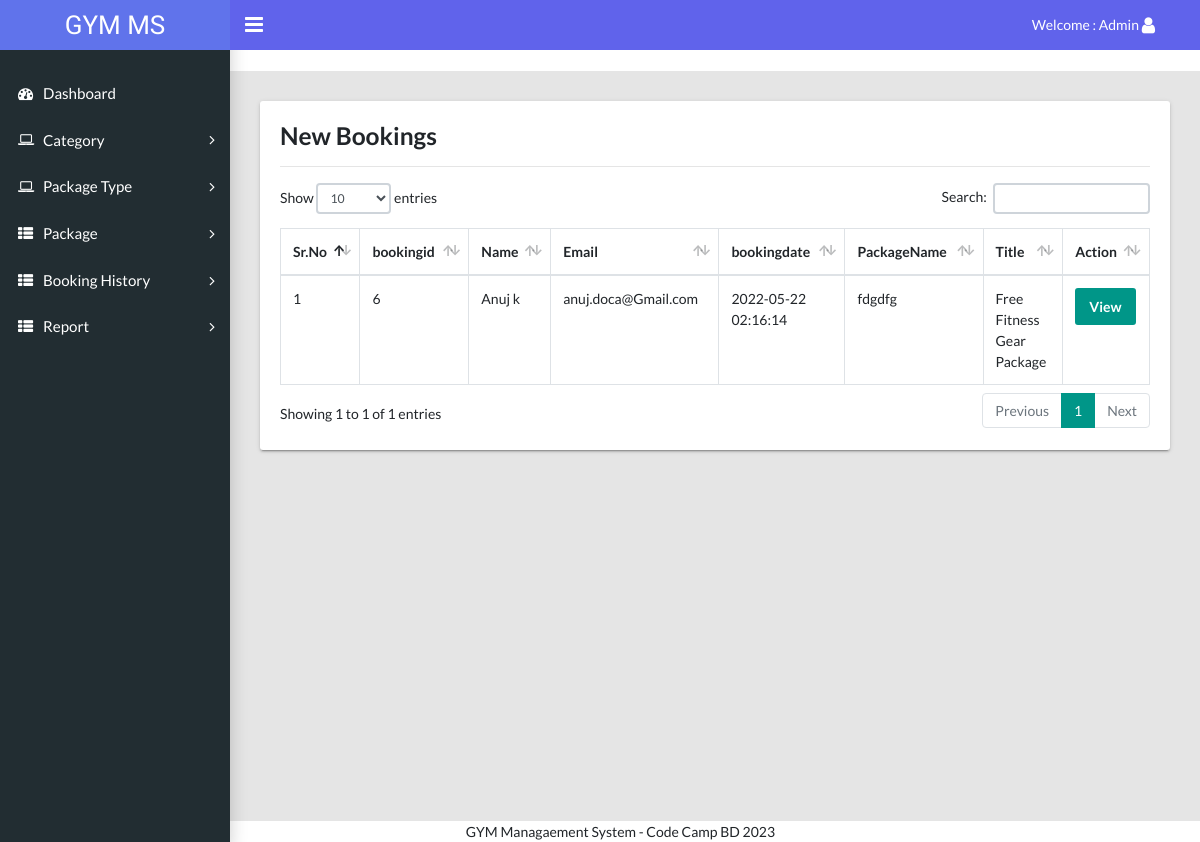
Page /admin/new-bookings.php (signed in) on the committed database.
### tables this page shows
CREATE TABLE `tblbooking` (
  `id` int(11) NOT NULL,
  `package_id` varchar(45) DEFAULT NULL,
  `userid` varchar(45) DEFAULT NULL,
  `booking_date` timestamp NULL DEFAULT current_timestamp(),
  `payment` varchar(45) DEFAULT NULL,
  `paymentType` varchar(45) DEFAULT NULL
);

CREATE TABLE `tbluser` (
  `id` int(11) NOT NULL,
  `fname` varchar(45) DEFAULT NULL,
  `lname` varchar(45) DEFAULT NULL,
  `email` varchar(45) DEFAULT NULL,
  `mobile` varchar(45) DEFAULT NULL,
  `password` varchar(100) DEFAULT NULL,
  `state` varchar(45) DEFAULT NULL,
  `city` varchar(45) DEFAULT NULL,
  `address` varchar(200) DEFAULT NULL,
  `create_date` timestamp NULL DEFAULT current_timestamp()
);

CREATE TABLE `tblpackage` (
  `id` int(11) NOT NULL,
  `cate_id` varchar(45) DEFAULT NULL,
  `PackageName` varchar(45) DEFAULT NULL
);

CREATE TABLE `tbladdpackage` (
  `id` int(11) NOT NULL,
  `category` varchar(45) DEFAULT NULL,
  `titlename` varchar(450) DEFAULT NULL,
  `PackageType` varchar(45) DEFAULT NULL,
  `PackageDuratiobn` varchar(45) DEFAULT NULL,
  `Price` varchar(45) DEFAULT NULL,
  `uploadphoto` varchar(450) DEFAULT NULL,
  `Description` varchar(450) DEFAULT NULL,
  `create_date` timestamp NULL DEFAULT current_timestamp()
);

### admin/new-bookings.php (the view, shortened to what this page needs)
<?php session_start();
include  'include/config.php';
if (strlen($_SESSION['adminid']==0)) {
  header('location:logout.php');
  } else{
?>
<!DOCTYPE html>
<html lang="en">
  <head>
    <link rel="stylesheet" type="text/css" href="css/main.css">
    <link rel="stylesheet" type="text/css" href="https://maxcdn.bootstrapcdn.com/font-awesome/4.7.0/css/font-awesome.min.css">
  </head>
  <body class="app sidebar-mini rtl">
   <?php include 'include/header.php'; ?>
    <?php include 'include/sidebar.php'; ?>
      <marquee onMouseOver="this.stop()" style="color: #e92f33;" onMouseOut="this.start()"> <a target="_blank" href="https://www.youtube.com/@codecampbdofficial"></a> </marquee>
    <main class="app-content">
       <div class="row">
        <div class="col-md-12">
          <div class="tile">
            <div class="tile-body">
              <h3>New Bookings</h3>
              <hr />
              <table class="table table-hover table-bordered" id="sampleTable">
                <thead>
                  <tr>
                    <th>Sr.No</th>
        <th>bookingid</th>
        <th>Name</th>
        <th>Email</th>
        <th>bookingdate</th>
                <th>PackageName</th>
        <th>Title</th>
        <th>Action</th>
                  </tr>
                </thead>
               <?php
                  $sql="SELECT t1.id as bookingid,t3.fname as Name, t3.email as email,t1.booking_date as bookingdate,t2.titlename as title,t2.PackageDuratiobn as PackageDuratiobn,
t2.Price as Price,t2.Description as Description,t4.category_name as category_name,t5.PackageName as PackageName FROM tblbooking as t1
 join tbladdpackage as t2
on t1.package_id =t2.id
join tbluser as t3
on t1.userid=t3.id
join tblcategory as t4
on t2.category=t4.id
join tblpackage as t5
on t2.PackageType=t5.id where t1.paymentType is null || t1.paymentType=''";
                  $query= $dbh->prepare($sql);
                  $query-> execute();
                  $results = $query -> fetchAll(PDO::FETCH_OBJ);
                  $cnt=1;
                  if($query -> rowCount() > 0)
                  {
                  foreach($results as $result)
                  {
                  ?>
                <tbody>
                  <tr>
                    <td><?php echo($cnt);?></td>
                    <td ><?php echo htmlentities($result->bookingid);?></td>
                    <td><?php echo htmlentities($result->Name);?></td>
                    <td><?php echo htmlentities($result->email);?></td>
                    <td><?php echo htmlentities($result->bookingdate);?></td>
                      <td><?php echo htmlentities($result->PackageName);?></td>
                    <td ><?php echo htmlentities($result->title);?></td>
                     <td>
                      <a href="booking-history-details.php?bookingid=<?php echo htmlentities($result->bookingid);?>"><button class="btn btn-primary" type="button">View</button></a>
                     </td>
                  </tr>
                    <?php  $cnt=$cnt+1; } } ?>
                </tbody>
              </table>
            </div>
          </div>
        </div>
      </div>
    </main>
    <?php include_once 'include/footer.php' ?>
  </body>
</html>
<?php } ?>

### rows in the picture
tblbooking: id "6", userid.fname "Anuj k", userid.email "anuj.doca@Gmail.com", booking_date "2022-05-22 02:16:14", package.PackageName "fdgdfg", tbladdpackage.titlename "Free Fitness Gear Package"
